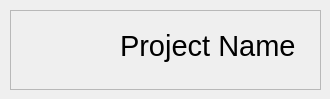
         <widget class="QWidget" name="page">
          <widget class="QFrame" name="frame_5">
           <property name="geometry">
            <rect>
             <x>10</x>
             <y>10</y>
             <width>311</width>
             <height>80</height>
            </rect>
           </property>
           <property name="frameShape">
            <enum>QFrame::Shape::StyledPanel</enum>
           </property>
           <property name="frameShadow">
            <enum>QFrame::Shadow::Raised</enum>
           </property>
           <widget class="QLabel" name="Homepage_label">
            <property name="geometry">
             <rect>
              <x>110</x>
              <y>10</y>
              <width>181</width>
              <height>51</height>
             </rect>
            </property>
            <property name="font">
             <font>
              <pointsize>22</pointsize>
             </font>
            </property>
            <property name="text">
             <string>Project Name</string>
            </property>
           </widget>
           <widget class="QLabel" name="label_14">
            <property name="geometry">
             <rect>
              <x>20</x>
              <y>10</y>
              <width>71</width>
              <height>61</height>
             </rect>
            </property>
            <property name="text">
             <string/>
            </property>
            <property name="pixmap">
             <pixmap resource="icons/resource.qrc">:/icons/webcam-2-256.png</pixmap>
            </property>
            <property name="scaledContents">
             <bool>true</bool>
            </property>
           </widget>
          </widget>
         </widget>
